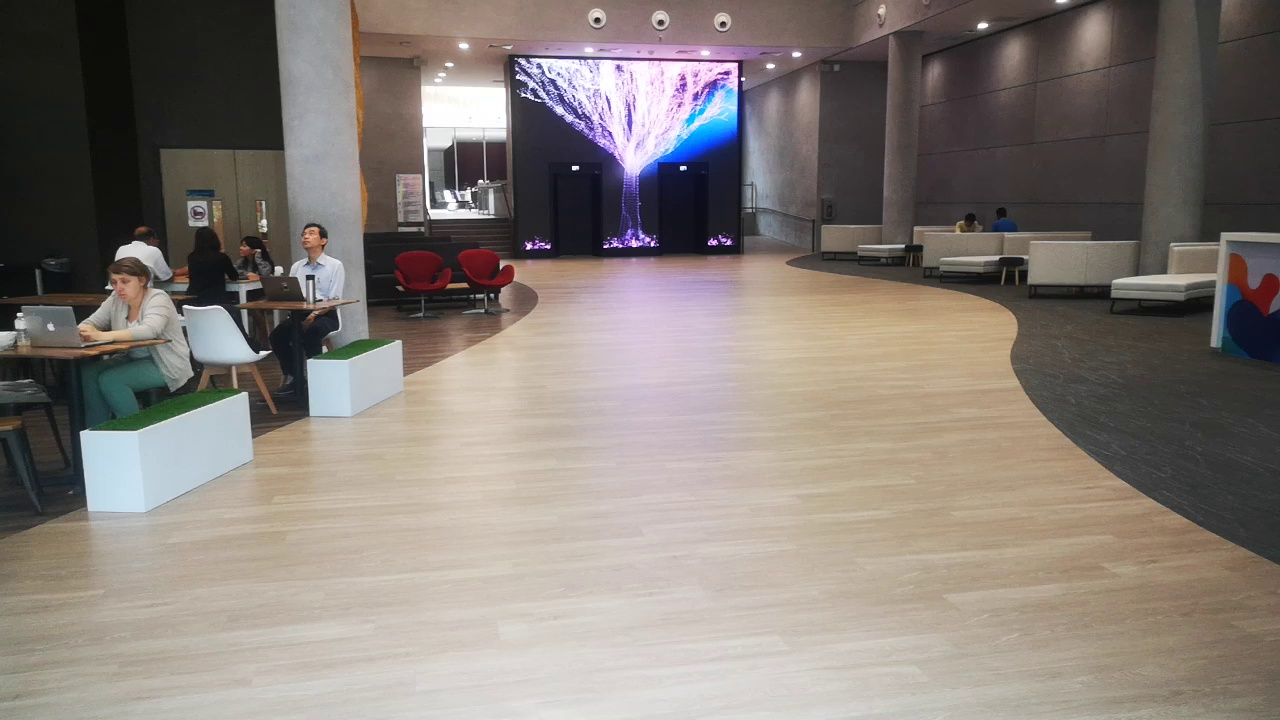
#> input picture data/frame0.jpg, 1280 x 720 px
$ python ORB.py
#> lines starting #> are read from the running program, lines starting #| are printed output that depends on the picture; pictures that were not available may be replaced by others from this repository, and a replacement may not be noted
# -*- coding: utf-8 -*-
"""
Created on Tue Mar 10 16:52:31 2020

@author: isev113
"""

import cv2
import numpy as np
img1 = cv2.imread("data/frame0.jpg", cv2.IMREAD_GRAYSCALE)
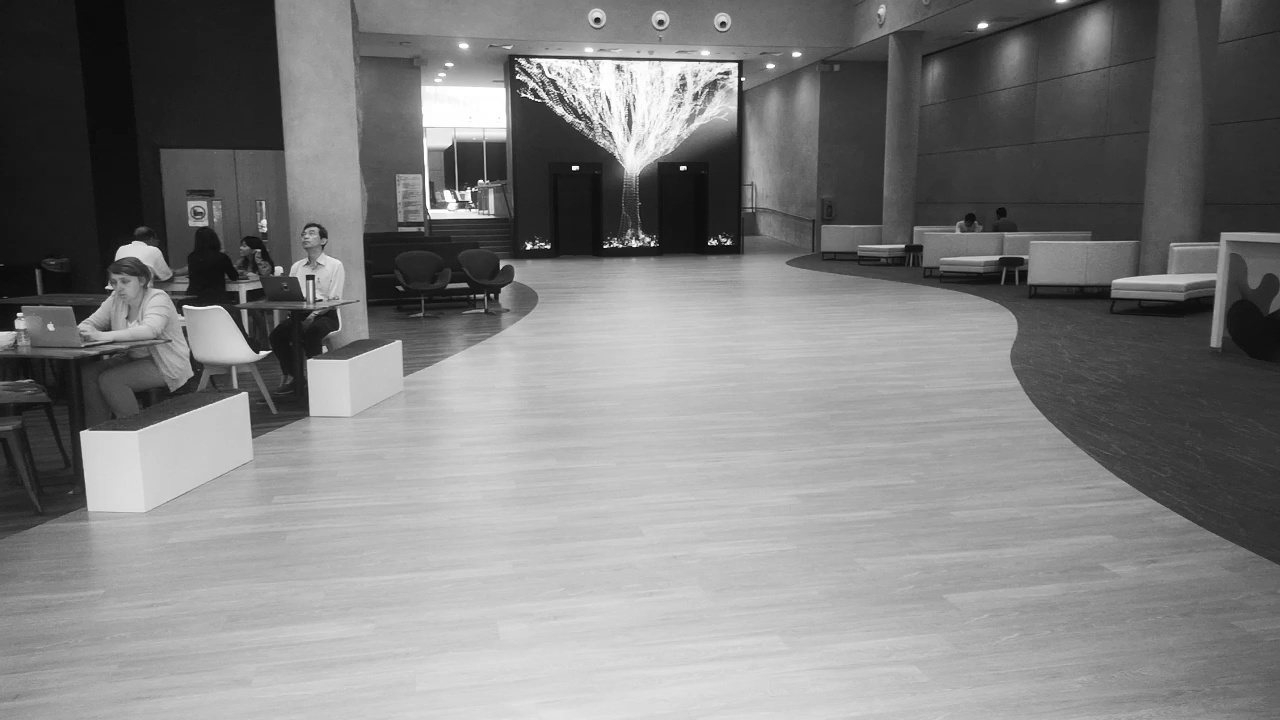
#> img1: shape (720, 1280); min 1, max 255, mean 127
img2 = cv2.imread("new_img/frame.jpg", cv2.IMREAD_GRAYSCALE)
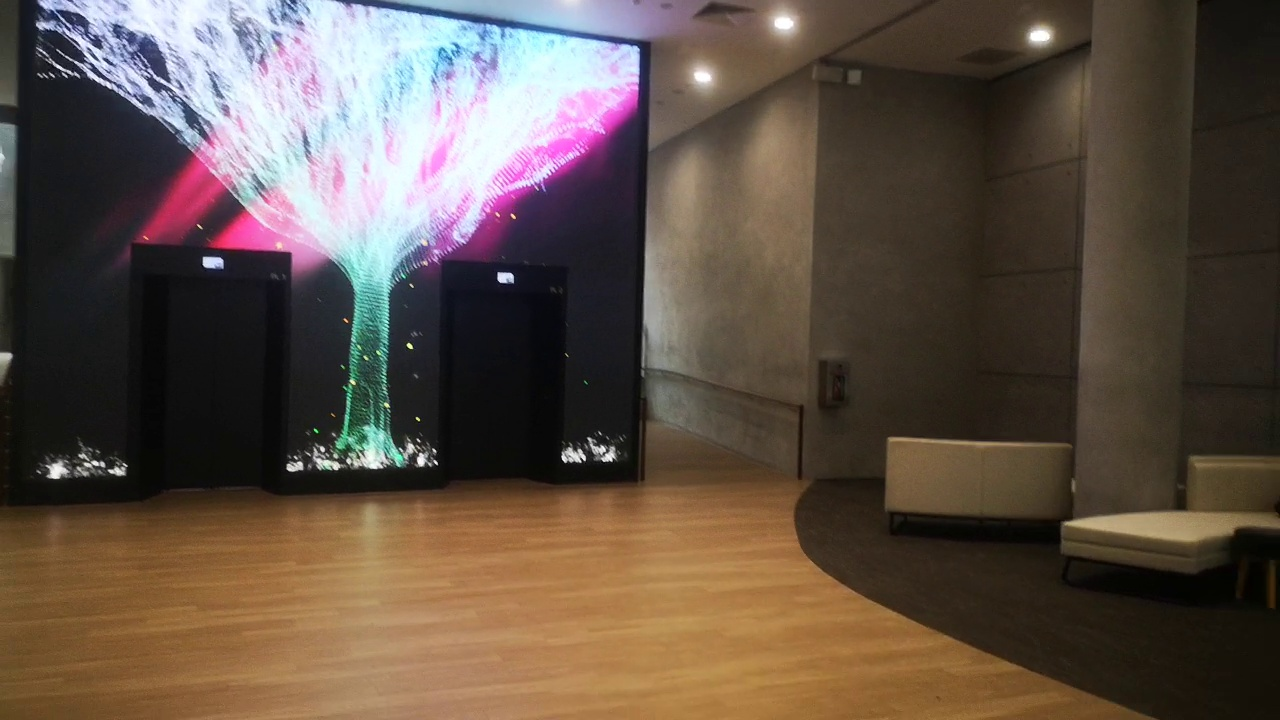
#> input picture data/frame1044.jpg, 1280 x 720 px, given in place of frame.jpg, which was not available
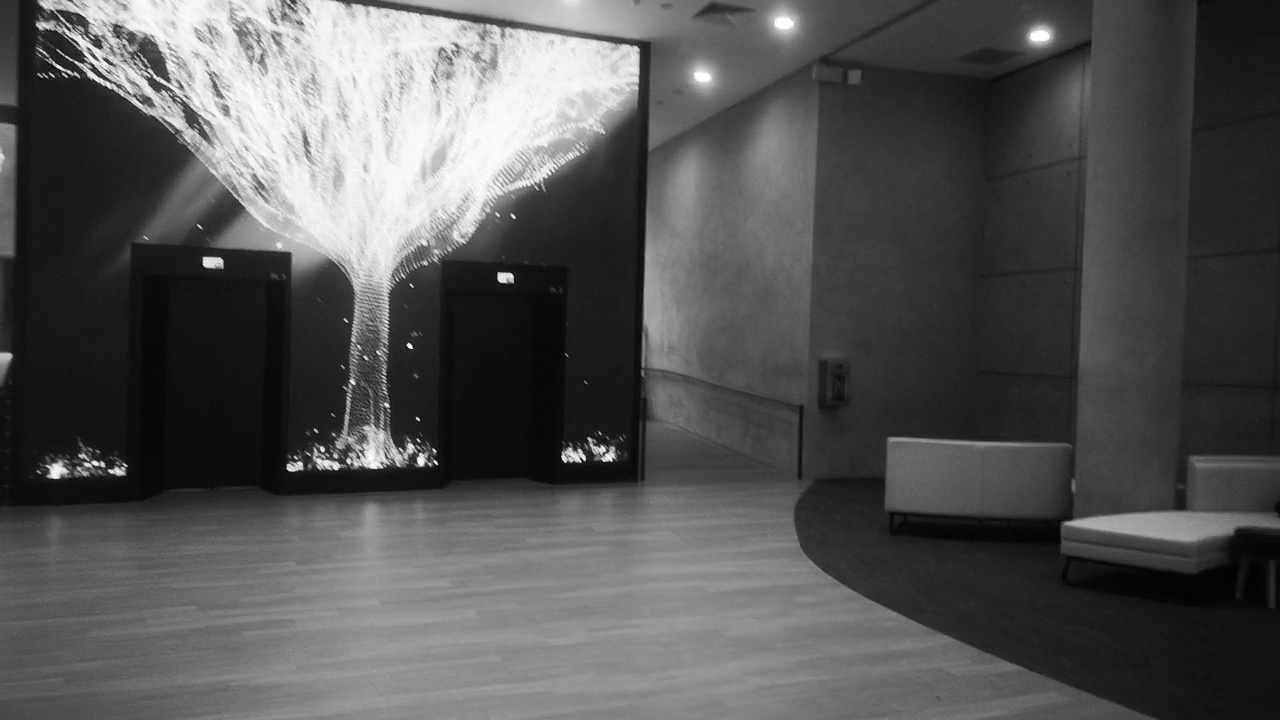
#> img2: shape (720, 1280); min 0, max 255, mean 84.1
# ORB Detector
orb = cv2.ORB_create()
kp1, des1 = orb.detectAndCompute(img1, None)
#> kp1 = 500 keypoints; strongest (x, y, size): (572, 168, 31), (573, 166, 31), (680, 167, 31), (685, 167, 31)
kp2, des2 = orb.detectAndCompute(img2, None)
#> kp2 = 500 keypoints; strongest (x, y, size): (409, 344, 37.2), (410, 347, 37.2), (584, 459, 31), (408, 344, 31)
# Brute Force Matching
bf = cv2.BFMatcher(cv2.NORM_HAMMING, crossCheck=True)
matches = bf.match(des1, des2)
#> matches = 107 matches
matches = sorted(matches, key = lambda x:x.distance)
print(len(matches))
#| 107
matching_result = cv2.drawMatches(img1, kp1, img2, kp2, matches[:50], None, flags=2)
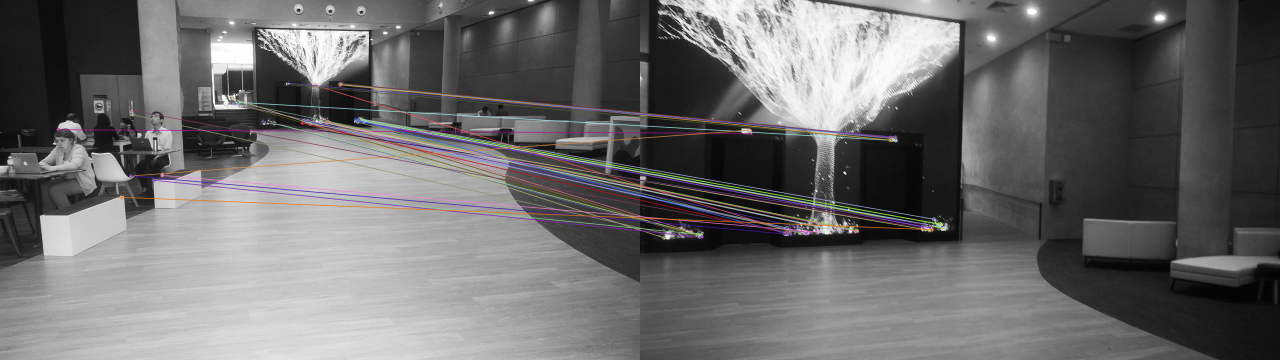
#> matching_result: shape (720, 2560, 3) (shown at 1/2 size); mean of channels 0, 1, 2 107.2, 106.9, 107.8; drawn as B, G, R
cv2.imshow("Img1", img1)
cv2.imshow("Img2", img2)
cv2.imshow("Matching result", matching_result)
cv2.waitKey(0)
cv2.destroyAllWindows()
